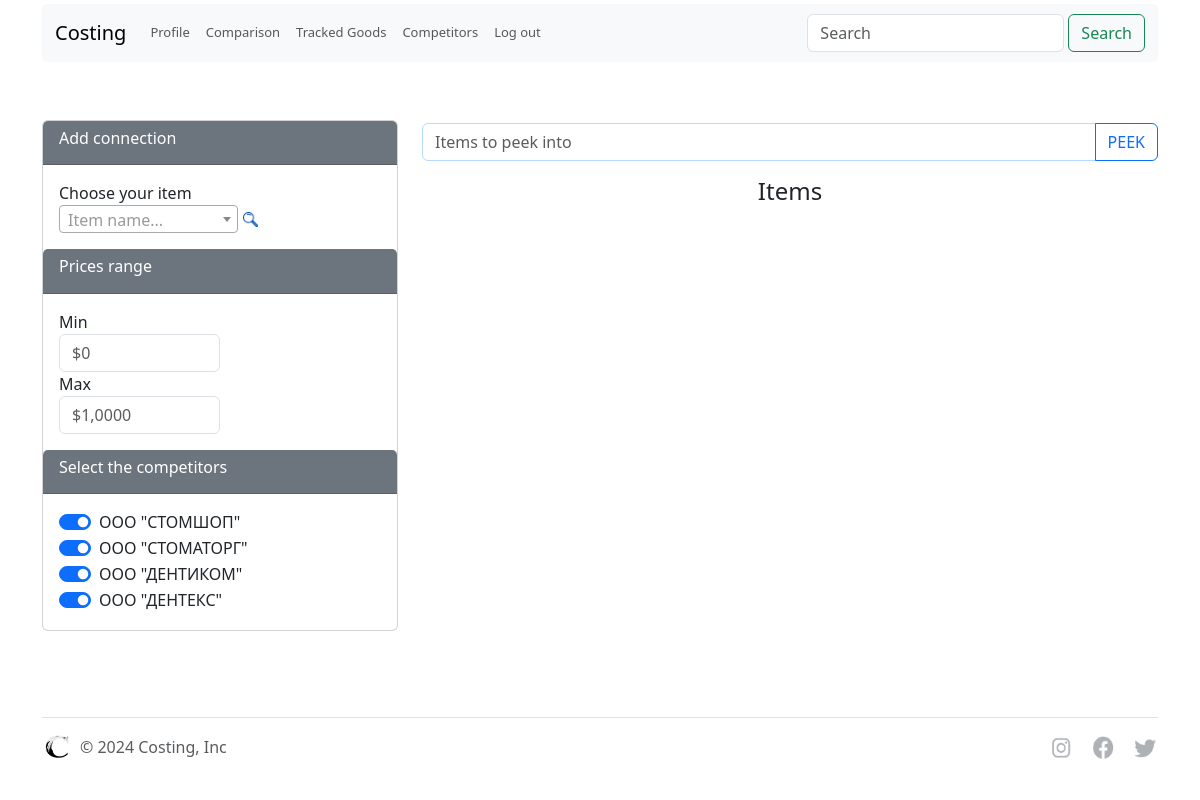
The page /price-looker (signed in) on the database its author committed.
### project/models.py (models this page shows)
class Competitors(db.Model):
    connection_id = db.Column(db.Integer, primary_key=True)
    user_id = db.Column(db.Integer, nullable=False)
    competitor_inn = db.Column(db.Integer, nullable=False)
    competitor_nickname = db.Column(db.String(100))
    competitor_website = db.Column(db.String(200))
    connection_status = db.Column(db.String(200), default="disconnected", nullable=False)

### project/main.py (the view, shortened to what this page needs)
@main.route("/price-looker", methods=["GET", "POST"])
@login_required
def price_looker():
    user_id = current_user.get_id()
    available_competitors = db_get_competitors(current_user.get_id(), "connected")
    if request.method == "GET":
        item_search_field = request.args.get("item-search-field")
    return render_template("price-looker.html", competitors=available_competitors, user_inn=current_user.company_inn)

### project/db_manager.py (called while the page is built)
def db_get_competitors(user_id, connection_status=""):
    if connection_status:
        return Competitors.query.filter_by(user_id=user_id, connection_status=connection_status).all()
    return Competitors.query.filter_by(user_id=user_id).all()

### project/models.py (called while the page is built)
    def get_id(self):
        return self._id

### project/templates/price-looker.html (shortened to what this page needs)
{% extends "layout.html" %}
{% block body %}
<form action="/price-looker" method="post" id="form-peek">
    <div class="container-md mt-4">
        <div class="row">
            <aside class="col-lg-4" style="padding-top: 3%">
                <div class="card">
                    <article class="card-group-item">
                        <header class="card-header  text-white bg-secondary">
                            <h6 class="title">Add connection</h6>
                        </header>
                        <div class="filter-content">
                            <div class="card-body">
                                <div class="form-row">
                                    <div class="form-group col-md-10">
                                        <label>Choose your item</label>
                                        <div class="input-group">
                                            <div class="col-md-8">
                                            </div>
                                            <button name="interact_btn" type="button" id="search_user_item"
                                                    onclick="SearchUserItem()">
                                                <img class="button-pic"
                                                     src="/static/images/magnifying_glass.png"
                                                     alt=""
                                                     title="Look for this particular item on your competitors websites">
                                            </button>
                                        </div>
                                    </div>
                                </div>
                            </div>
                        </div>
                    </article>
                    <article class="card-group-item">
                        <header class="card-header  text-white bg-secondary">
                            <h6 class="title">Prices range</h6>
                        </header>
                        <div class="filter-content">
                            <div class="card-body">
                                <div class="form-row">
                                    <div class="form-group col-md-6">
                                        <label>Min</label>
                                        <input type="number" class="form-control" name="min_price" placeholder="$0">
                                    </div>
                                    <div class="form-group col-md-6 text-right">
                                        <label>Max</label>
                                        <input type="number" class="form-control" name="max_price"
                                               placeholder="$1,0000">
                                    </div>
                                </div>
                            </div>
                        </div>
                    </article>
                    <article class="card-group-item">
                        <header class="card-header text-white bg-secondary">
                            <h6 class="title">Select the competitors </h6>
                        </header>
                        <div class="filter-content">
                            <div class="card-body">
                                {% for competitor in competitors %}
                                {% if competitor.competitor_inn != user_inn %}
                                <div class="form-check form-switch ">
                                    <input class="form-check-input" type="checkbox" name="chosen_competitor"
                                           value="{{competitor.competitor_inn}}" id="{{competitor.competitor_inn}}"
                                           checked>
                                    <label class="form-check-label" for="{{competitor.competitor_inn}}">{{competitor.competitor_nickname}}</label>
                                </div>
                                {% endif %}
                                {% endfor %}
                            </div>
                        </div>
                    </article>
                </div>
            </aside>
            <div class="col-lg-8">
                <div class="input-group mb-3 mx-auto" style="padding-top: 5%">
                    <input type="text" class="form-control" placeholder="Items to peek into" name="item" id="item_info"
                           autofocus
                           style="border-color: #b8daff">
                    <button class="btn btn-outline-primary" type="submit" id="peek">PEEK</button>
                </div>
                <div class="header mx-auto w-75">
                    <h4 class="mx-auto" style="text-align: center">Items</h4>
                </div>
            </div>
        </div>
    </div>
</form>
{% endblock %}

### project/templates/layout.html (shortened to what this page needs)
<!DOCTYPE html>
<html lang="en">
<head>
    <link rel="stylesheet" href="/static/style.css">
    <link href="https://cdn.jsdelivr.net/npm/bootstrap@5.3.2/dist/css/bootstrap.min.css" rel="stylesheet"
>
    <link rel="stylesheet" href="https://cdnjs.cloudflare.com/ajax/libs/select2/4.0.13/css/select2.min.css" />
</head>
<body class="d-flex flex-column min-vh-100">
<div class="container-md">
    <div class="mx-auto border border-light rounded mt-1">
        <nav class="navbar navbar-expand-md bg-body-tertiary">
            <div class="container-fluid">
                <a class="navbar-brand" href="/">Costing</a>
                <div class="collapse navbar-collapse" id="navbarSupportedContent">
                    {% if current_user._id %}
                    <ul class="navbar-nav me-auto">
                        <li class="nav-item">
                            <a class="nav-link" href="/profile">Profile</a>
                        </li>
                        <li class="nav-item">
                            <a class="nav-link" href="/comparison">Comparison</a>
                        </li>
                        <li class="nav-item">
                            <a class="nav-link" href="/company-goods">Tracked Goods</a>
                        </li>
                        <li class="nav-item">
                            <a class="nav-link" href="/competitor-monitoring">Competitors</a>
                        </li>
                        <li class="nav-item">
                            <a class="nav-link" href="/logout">Log out</a>
                        </li>
                    </ul>
                    <form class="d-flex" role="search" action="/price-looker" method="get">
                        <input class="form-control me-1" type="search" placeholder="Search" aria-label="Search"
                               name="item-search-field">
                        <button class="btn btn-outline-success" type="submit">Search</button>
                    </form>
                    {% endif %}
                </div>
            </div>
        </nav>
    </div>
</div>
{% block body %}{% endblock %}
<div class="container-md mt-auto">
    <footer class="d-flex flex-wrap justify-content-between align-items-center py-3 my-4 border-top w-100">
        <div class="col-md-4 d-flex align-items-center">
            <a href="/" class="mb-3 me-2 mb-md-0 text-body-secondary text-decoration-none lh-1">
                <img class="bi" width="30" height="24" src="static/images/logo.png" alt="">
            </a>
            <span class="mb-3 mb-md-0 text-body-secondary">© 2024 Costing, Inc</span>
        </div>
        <ul class="nav col-md-4 justify-content-end list-unstyled d-flex">
            <li class="ms-3"><a class="text-body-secondary" href="https://www.youtube.com/watch?v=dQw4w9WgXcQ"
                                target=”_blank”><img class="bi" width="26" height="24" src="static/images/insta.png"
                                                     alt="dots icon"></a></li>
            <li class="ms-3"><a class="text-body-secondary" href="https://www.youtube.com/watch?v=dQw4w9WgXcQ"
                                target=”_blank”><img class="bi" width="26" height="24" src="static/images/facebook.png"
                                                     alt="dots icon"></a></li>
            <li class="ms-3"><a class="text-body-secondary" href="https://www.youtube.com/watch?v=dQw4w9WgXcQ"
                                target=”_blank”><img class="bi" width="26" height="24" src="static/images/twitter.png"
                                                     alt="dots icon"></a></li>
        </ul>
    </footer>
</div>
</body>
</html>

### project/static/style.css (style rules this page uses)
.navbar-nav { font-size: small; }
button[name="interact_btn"], #delete_item { border: none; background: transparent; }
.button-pic { position: relative; padding-top: 2px; height: 17px; margin-top: -5px; }

### rows shown on the page
Competitors: competitor_nickname "ООО \"СТОМШОП\""
Competitors: competitor_nickname "ООО \"СТОМАТОРГ\""
Competitors: competitor_nickname "ООО \"ДЕНТИКОМ\""
Competitors: competitor_nickname "ООО \"ДЕНТЕКС\""
